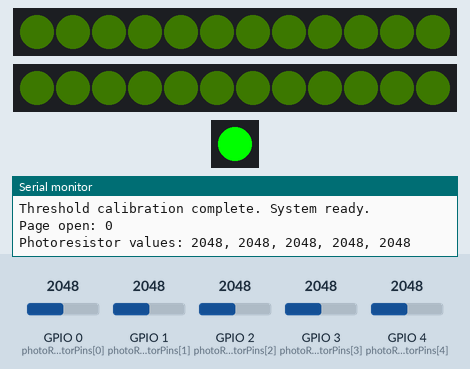
Recording of a sketch running on a simulated ESP32. Shown: 2 × 12 RGB LEDs in strip order, left to right, 1 RGB LEDs in strip order, left to right, the last lines printed to the serial monitor. The inputs (shaded band) are chosen by the test bench; at power-on: GPIO 0 (photoResistorPins[0]) = 2048, GPIO 1 (photoResistorPins[1]) = 2048, GPIO 2 (photoResistorPins[2]) = 2048, GPIO 3 (photoResistorPins[3]) = 2048, GPIO 4 (photoResistorPins[4]) = 2048. Dim RGB values are drawn brighter than linear; random numbers use the default seed unless the sketch sets one.

Above: at 1.2 s.
1.3 s: GPIO 0 (photoResistorPins[0]) set to 2126
At 1.7 s:
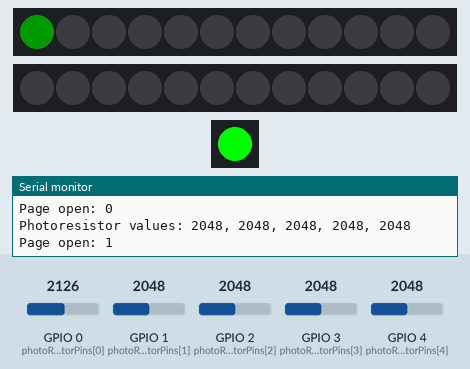
4.3 s: GPIO 1 (photoResistorPins[1]) set to 2143
At 5.2 s:
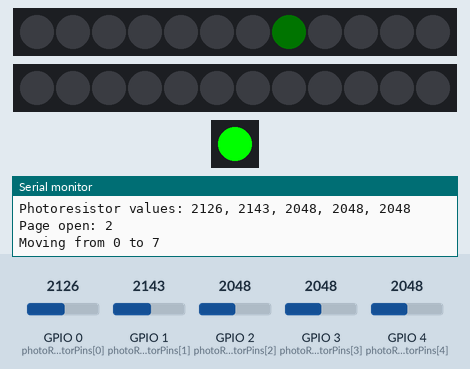
6.3 s: GPIO 2 (photoResistorPins[2]) set to 2143
At 6.41 s:
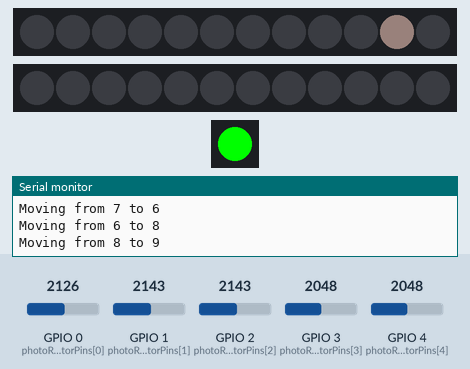
10.6 s: GPIO 3 (photoResistorPins[3]) set to 2866
At 12.4 s:
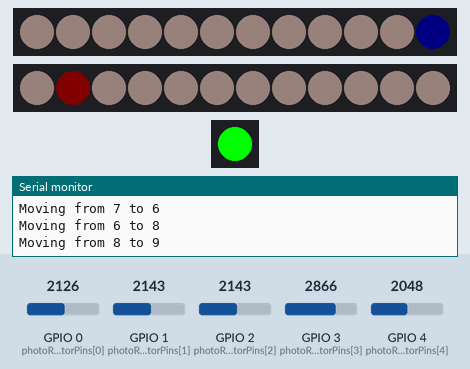
Timing chart, 0 to 13.9 s (numbered marks = the images above; inputs shaded):
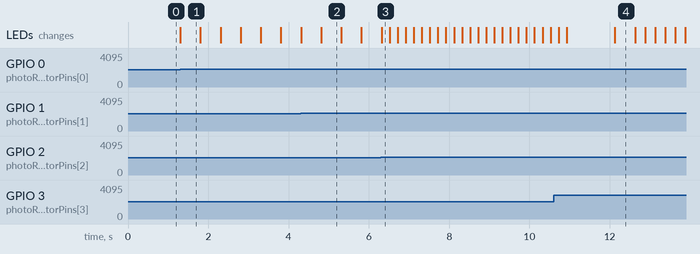

The sketch:

GG_Book.ino
```cpp
#include <Adafruit_NeoPixel.h>
#include <vector>
#include <iostream>
#include <queue>
#include <unordered_map>
#include <esp_task_wdt.h>
using namespace std;

// NeoPixel setup
#define NEOPIXEL_PIN1 6       // GPIO pin for first NeoPixel chain
#define NEOPIXEL_PIN2 7       // GPIO pin for second NeoPixel chain
#define NUM_PIXELS 12         // Number of NeoPixels per chain
#define LED_BUILTIN 10

Adafruit_NeoPixel pixels1(NUM_PIXELS, NEOPIXEL_PIN1, NEO_GRB + NEO_KHZ800);
Adafruit_NeoPixel pixels2(NUM_PIXELS, NEOPIXEL_PIN2, NEO_GRB + NEO_KHZ800);
Adafruit_NeoPixel BUILTIN(1, LED_BUILTIN, NEO_GRB + NEO_KHZ800);

// Photoresistor setup
#define PHOTORESISTOR_COUNT 5
const int photoResistorPins[PHOTORESISTOR_COUNT] = {0, 1, 2, 3, 4};

// Thresholds for detecting significant light changes
int lightThresholds[PHOTORESISTOR_COUNT];
const int buffer = 50; // Sensitivity buffer for activation

// Declare the graph globally so it is accessible everywhere
vector<int> graph[24] = {
  {1, 5, 6, 7},
  {0, 2, 3, 4, 5},
  {1, 3, 14},
  {1, 2, 4, 11},
  {1, 3, 5, 9, 10, 11},
  {0, 1, 4, 6, 9},
  {0, 5, 7, 8, 9},
  {0, 6, 8},
  {6, 7, 9},
  {4, 5, 6, 8},
  {4, 9, 11},
  {3, 4, 10},
  {13, 17, 18, 19},
  {12, 14, 15, 16, 17},
  {2, 13, 15, 16},
  {13, 14, 16, 23},
  {13, 15, 17, 21, 22, 23},
  {12, 13, 16, 18, 21},
  {12, 17, 19, 20, 21},
  {12, 18, 20},
  {18, 19, 21},
  {16, 17, 18, 20},
  {16, 21, 23},
  {15, 16, 22}
};

// Function prototypes
void setLEDs(Adafruit_NeoPixel &pixels, const uint32_t colors[]);
void calibrateThresholds();
int determinePattern();
void printPhotoResistorValues(int activeCount);
void lightPixel(int position, const uint32_t color[]);

// Pattern function prototypes
void patternSequential(Adafruit_NeoPixel &pixels, int currentPattern);
void patternStaticColors(Adafruit_NeoPixel &pixels, const uint32_t colors[]);
void patternRandomWalk(Adafruit_NeoPixel &pixels, Adafruit_NeoPixel &pixels2, int currentPattern);
void patternSpreadingWave(Adafruit_NeoPixel &pixels1, Adafruit_NeoPixel &pixels2, int currentPattern);
void predatorPreyPattern(int currentPattern);
void patternRainbowRandomWalk(int currentPattern);

void setup() {
  // Initialize NeoPixels
  pixels1.begin();
  pixels2.begin();
  BUILTIN.begin();

  pixels1.setBrightness(25);
  pixels2.setBrightness(25);
  BUILTIN.setPixelColor(0, BUILTIN.Color(0, 255, 0));
  pixels1.show();
  pixels2.show();
  BUILTIN.show();

  // Initialize photoresistors
  for (int i = 0; i < PHOTORESISTOR_COUNT; i++) {
    pinMode(photoResistorPins[i], INPUT);
  }

  Serial.begin(115200);
  Serial.println("System initializing...");

  calibrateThresholds();
  Serial.println("Threshold calibration complete. System ready.");

  // Initialize watchdog
  esp_task_wdt_init(5, true); // 5-second timeout
  esp_task_wdt_add(NULL); // Add current task to watchdog

}

void loop() {
  int activePattern = determinePattern();
  static int lastPattern = -1;

  esp_task_wdt_reset(); // Reset watchdog timer in each loop iteration

  // Only update if the pattern changes
  if (activePattern != lastPattern) {
    lastPattern = activePattern;
    Serial.print("Page open: ");
    Serial.println(activePattern);

    // Execute the corresponding pattern
    switch (activePattern) {
      case 0:
        // setting all neopixels to a light green color to start
        for (int i = 0; i < NUM_PIXELS; i++) {
          pixels1.setPixelColor(i, pixels1.Color(10, 20, 0));
          pixels2.setPixelColor(i, pixels2.Color(10, 20, 0));
        }
        pixels1.show();
        pixels2.show();
        break;

      case 1:
        pixels1.clear();
        pixels2.clear();
        pixels1.show();
        pixels2.show();
        patternSequential(pixels1, 1);
        patternSequential(pixels2, 1);
        break;

      case 2: {
        patternRandomWalk(pixels1, pixels2, 2);
      }
      case 3: {
        patternSpreadingWave(pixels1, pixels2, 3);
      }
      case 4: {
        predatorPreyPattern(4);
      }
      case 5: {
        patternRainbowRandomWalk(5);
      }
    }
  }
// Continuously check for photoresistor changes
  printPhotoResistorValues(activePattern);
}


// Calibrate light thresholds for each photoresistor
void calibrateThresholds() {
  for (int i = 0; i < PHOTORESISTOR_COUNT; i++) {
    int rawValue = analogRead(photoResistorPins[i]);
    lightThresholds[i] = rawValue + buffer;
    Serial.print("Photoresistor ");
    Serial.print(i);
    Serial.print(" threshold: ");
    Serial.println(lightThresholds[i]);
  }
}

// Determine which pattern to display based on photoresistor activation
int determinePattern() {
    int activeCount = 0;
    for (int i = 0; i < PHOTORESISTOR_COUNT; i++) {
        int rawValue = analogRead(photoResistorPins[i]);
        if (rawValue > lightThresholds[i]) {
            activeCount++;
        }
    }
    return activeCount; // Assuming activeCount maps to a pattern
}


// Print photoresistor values in a single line if exceeding thresholds
void printPhotoResistorValues(int activeCount) {
  static int lastActiveCount = -1;

  // Only print when activeCount changes
  if (activeCount != lastActiveCount) {
    lastActiveCount = activeCount;
    Serial.print("Photoresistor values: ");
    for (int i = 0; i < PHOTORESISTOR_COUNT; i++) {
      int rawValue = analogRead(photoResistorPins[i]);
      Serial.print(rawValue);
      if (i < PHOTORESISTOR_COUNT - 1) Serial.print(", ");
    }
    Serial.println();
  }
}

// Light up a specified pixel with a specified color
void lightPixel(int position, uint32_t color) {
  // Determine which chain and pixel index to light up
  Adafruit_NeoPixel* chain = nullptr;  // Pointer to the correct chain
  int localPosition = 0;               // Pixel index within the selected chain

  if (position >= 0 && position < NUM_PIXELS) {
    chain = &pixels1;  // First chain
    localPosition = position;
  } else if (position >= NUM_PIXELS && position < 2 * NUM_PIXELS) {
    chain = &pixels2;  // Second chain
    localPosition = position - NUM_PIXELS;
  }

  if (chain) {  // If a valid chain is selected
    chain->setPixelColor(localPosition, color);
    chain->show();
  } else {
    // Handle invalid positions (optional)
    Serial.print("Invalid position: ");
    Serial.println(position);
  }
}

void lightRainbowPixel(int position, int duration) {
    // Determine which chain and pixel index to light up
    Adafruit_NeoPixel* chain = nullptr; // Pointer to the correct chain
    int localPosition = 0;              // Pixel index within the selected chain

    if (position >= 0 && position < NUM_PIXELS) {
        chain = &pixels1; // First chain
        localPosition = position;
    } else if (position >= NUM_PIXELS && position < 2 * NUM_PIXELS) {
        chain = &pixels2; // Second chain
        localPosition = position - NUM_PIXELS;
    }

    if (!chain) { // If no valid chain is selected
        Serial.print("Invalid position: ");
        Serial.println(position);
        return;
    }

    // Initialize colors
    int red = 255, green = 0, blue = 0;

    // Track elapsed time
    unsigned long startTime = millis();

    while (millis() - startTime < duration) {
        // Transition from red to green
        while (red > 0 && green < 255) {
            red--;
            green++;
            uint32_t color = chain->Color(red, green, blue);
            chain->setPixelColor(localPosition, color);
            chain->show();
            delay(10);
        }

        // Transition from green to blue
        while (green > 0 && blue < 255) {
            green--;
            blue++;
            uint32_t color = chain->Color(red, green, blue);
            chain->setPixelColor(localPosition, color);
            chain->show();
            delay(10);
        }

        // Transition from blue to red
        while (blue > 0 && red < 255) {
            blue--;
            red++;
            uint32_t color = chain->Color(red, green, blue);
            chain->setPixelColor(localPosition, color);
            chain->show();
            delay(10);
        }
    }

    // Turn off the pixel after the duration
    chain->setPixelColor(localPosition, 0); // 0 means off
    chain->show();
}


// Set NeoPixels to a specific color pattern
void patternStaticColors(Adafruit_NeoPixel &pixels, const uint32_t colors[]) {
  for (int i = 0; i < NUM_PIXELS; i++) {
    pixels.setPixelColor(i, colors[i]);
  }
  pixels.show();  // Update NeoPixel strip
}

// Pattern: Sequential lighting
void patternSequential(Adafruit_NeoPixel &pixels, int currentPattern) {
    for (int i = 0; i < NUM_PIXELS; i++) {
        if (determinePattern() != currentPattern) {
            return; // Exit if pattern changes
        }
        pixels.clear();
        pixels.setPixelColor(i, pixels.Color(0, 255, 0)); // Green
        pixels.show();
        delay(500);
    }
}

// Pattern: Random walk
void patternRandomWalk(Adafruit_NeoPixel &pixels1, Adafruit_NeoPixel &pixels2, int currentPattern) {


  // Starting node will always be position 0
  static int node = 0;

  // Monitor for whether the current page is correct
  int activePattern = determinePattern();

  // Start page behavior with all pixels off
  pixels1.clear();
  pixels2.clear();

  // Define the color of the NeoPixel to travel across the page
  uint32_t color = pixels1.Color(0, 10, 0);

  // While loop determines if the correct page is still open, keeps the pattern going if true
  while (activePattern == currentPattern) {

    // Determine which light on which chain is the proper one to illuminate for the current node
    if (node >= 0 && node < NUM_PIXELS) {
      // Chain1: Nodes 0-(NUM_PIXELS-1)
      pixels1.setPixelColor(node, color);
      pixels1.show();
    } else if (node >= NUM_PIXELS && node < 2 * NUM_PIXELS) {
      // Chain2: Nodes NUM_PIXELS-(2*NUM_PIXELS-1)
      pixels2.setPixelColor(node - NUM_PIXELS, color);
      pixels2.show();
    }

    // Keeps the light on for 1 sec before moving on
    delay(500);

    // Find a new node neighbor to go to
    int nextNode = graph[node][random(0, graph[node].size())];

    // Update the serial monitor with the move to be made, to help determine if things are working properly
    Serial.print("Moving from ");
    Serial.print(node);
    Serial.print(" to ");
    Serial.println(nextNode);
    node = nextNode;

    // Turn all the pixels off to prepare for the next iteration
    pixels1.clear();
    pixels2.clear();

    // Determine which page is open, update the while loop
    activePattern = determinePattern();
  }
}

// Pattern: Spreading wave
void patternSpreadingWave(Adafruit_NeoPixel &pixels1, Adafruit_NeoPixel &pixels2, int currentPattern) {

  // Monitor for whether the correct page is open
  int activePattern = determinePattern();


  // Clear all pixels at the start of a new wave
  pixels1.clear();
  pixels2.clear();
  pixels1.show();
  pixels2.show();

  // While loop keeps the pattern going as long as the correct page is open
  while (activePattern == currentPattern) {


    // Choose a random starting node
    int startNode = random(0, 2 * NUM_PIXELS);

    // Generate a random color for the wave
    uint32_t color = pixels1.Color(random(0, 256), random(0, 256), random(0, 256));

    // Array to track visited nodes
    bool visited[2 * NUM_PIXELS] = {false};

    // Simple queue implementation using an array
    int queue[2 * NUM_PIXELS]; // Maximum possible size is the total number of nodes
    int front = 0, back = 0;

    // Enqueue the starting node
    queue[back++] = startNode;
    visited[startNode] = true;

    // Begin the wave propagation
    while (front < back) {
      int currentNode = queue[front++]; // Dequeue the current node

      // Determine which chain and pixel index to light up
      if (currentNode >= 0 && currentNode < NUM_PIXELS) {
        pixels1.setPixelColor(currentNode, color);
        pixels1.show();
      } else if (currentNode >= NUM_PIXELS && currentNode < 2 * NUM_PIXELS) {
        pixels2.setPixelColor(currentNode - NUM_PIXELS, color);
        pixels2.show();
      }

      // Add a small delay for the wave effect
      delay(200);

      // Enqueue all unvisited neighbors
      for (int neighbor : graph[currentNode]) {
        if (!visited[neighbor]) {
          queue[back++] = neighbor;
          visited[neighbor] = true;
        }
      }
    }

    // Delay for a moment before restarting the wave with a new random color
    delay(1000);

    // Determine which page is open, update the while loop
    activePattern = determinePattern();
  }
}

void predatorPreyPattern(int currentPattern) {

  // determine the active page
  int activePattern = determinePattern();
  int iterationCount = 0;

  // Assign a random starting position for each of the two active nodes
  int fleeingNodePosition = random(0, 2 * NUM_PIXELS);
  int chasingNodePosition = random(0, 2 * NUM_PIXELS);


  uint32_t fleeingNodeColor = pixels1.Color(0, 0, 50);
  uint32_t chasingNodeColor = pixels2.Color(50, 0, 0);

  // Light the two nodes with the appropriate color
  lightPixel(fleeingNodePosition, fleeingNodeColor);
  lightPixel(chasingNodePosition, chasingNodeColor);

  // Delay before starting the loop
  delay(500);

  while (activePattern == currentPattern) {
    // Clear all pixels at the start of each frame
    pixels1.clear();
    pixels2.clear();
    pixels1.show();
    pixels2.show();

    // helps limit memory leak by breaking loop if the number of iterations goes too high
    if (++iterationCount > 1000) { // Arbitrary large number
        Serial.println("Pattern iteration limit reached. Exiting.");

        return;
    }

    // FLEEING NODE: Move to a random neighbor
    int nextNode = graph[fleeingNodePosition][random(0, graph[fleeingNodePosition].size())];
    fleeingNodePosition = nextNode;

    // Some stuff to help keep the pattern from getting stuck

    if (random(0, 10) == 0) { // 10% chance to randomly relocate
      fleeingNodePosition = random(0, 2 * NUM_PIXELS);
      Serial.println("Fleeing node relocated to avoid loops!");
    }


    // Light the fleeing node
    lightPixel(fleeingNodePosition, fleeingNodeColor);

    // Delay for visualization
    delay(250);

    // CHASING NODE: Find the next step on the shortest path
    std::queue<int> queue;
    std::unordered_map<int, int> cameFrom; // Tracks the path back to the start

    queue.push(chasingNodePosition);
    cameFrom[chasingNodePosition] = -1; // Start node has no parent

    while (!queue.empty()) {
    int current = queue.front();
    queue.pop();

    if (current == fleeingNodePosition) {
        break; // Path found
    }

    for (int neighbor : graph[current]) {
        if (cameFrom.find(neighbor) == cameFrom.end()) {
            queue.push(neighbor);
            cameFrom[neighbor] = current;
        }
    }
    }

    // If queue is empty and fleeingNodePosition is not reached:
    if (cameFrom.find(fleeingNodePosition) == cameFrom.end()) {
        // Handle the case where no path is found
        Serial.println("No path found to fleeing node!");
        return; // Exit the function to avoid freezing
    }

    // Determine the next step toward the fleeing node
    int step = fleeingNodePosition;
    while (cameFrom[step] != chasingNodePosition) {
      step = cameFrom[step];
    }
    chasingNodePosition = step;

    // Light the chasing node
    lightPixel(chasingNodePosition, chasingNodeColor);

    // Check if the chasing node caught the fleeing node
    if (fleeingNodePosition == chasingNodePosition) {
      // Combine colors
      uint8_t r1 = (fleeingNodeColor >> 16) & 0xFF;
      uint8_t g1 = (fleeingNodeColor >> 8) & 0xFF;
      uint8_t b1 = fleeingNodeColor & 0xFF;

      uint8_t r2 = (chasingNodeColor >> 16) & 0xFF;
      uint8_t g2 = (chasingNodeColor >> 8) & 0xFF;
      uint8_t b2 = chasingNodeColor & 0xFF;

      uint8_t rSum = (r1 + r2) % 51;
      uint8_t gSum = (g1 + g2) % 51;
      uint8_t bSum = (b1 + b2) % 51;

      chasingNodeColor = pixels1.Color(rSum, gSum, bSum);

      // Generate a new fleeing node
      fleeingNodePosition = random(0, 2 * NUM_PIXELS);
      fleeingNodeColor = pixels1.Color(random(0, 50), random(0, 50), random(50));
    }

    // Delay for visualization
    delay(250);

    // do another check for if the page is right
    int activePattern = determinePattern();
  }
}


// Pattern for a rainbow node to travel around
void patternRainbowRandomWalk(int currentPattern) {

  // determine the active page
  int activePattern = determinePattern();

  // Randomly assign a starting node
  int rainbowNodePosition = random(0, 2 * NUM_PIXELS);

  while(activePattern == currentPattern) {

    // determine the active page, assign variable to check while loop
    int activePattern = determinePattern();

    // Light the rainbow node for the duration
    lightRainbowPixel(rainbowNodePosition, 500);

    // Choose a new position among the neighboring nodes
    int nextNode = graph[rainbowNodePosition][random(0, graph[rainbowNodePosition].size())];
    rainbowNodePosition = nextNode;
  }
}
```

Measured:
- the behaviour switches between 2098 and 2099 on GPIO 0 (photoResistorPins[0]) (found by bisection; images 0 and 1)
- the behaviour switches between 2098 and 2099 on GPIO 2 (photoResistorPins[2]) (found by bisection; images 2 and 3)
- after the input at 1.3 s, the LEDs: change at once (image 1)
- what the display in image 1 shows lasts 0.5 s, from 1.3 s to 1.8 s
